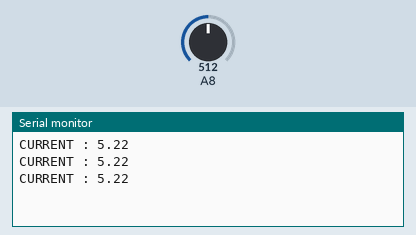
A sketch run on a simulated Arduino Mega 2560, built with avr-gcc and run on an emulated ATmega2560. Parts: the last lines printed to the serial monitor. Inputs (shaded band) come from the test bench; at power-on: A8 = 512.

Above: at 1.2 s.
1.3 s: A8 set to 390
At 2.1 s:
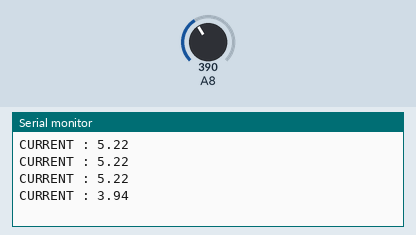
2.8 s: A8 set to 410
At 3.2 s:
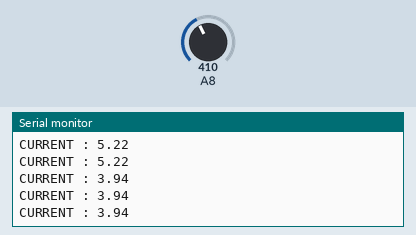
Timing chart, 0 to 5.8 s (numbered marks = the images above; inputs shaded):
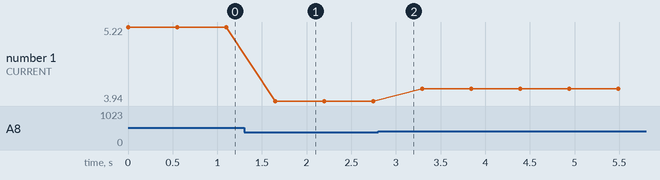

The sketch:

CT_eq2.ino
```cpp
double current=0;
double sum=0;

void setup() {

  Serial.begin(9600);
  pinMode(A8, INPUT);
  analogReference(INTERNAL1V1);
}

void loop() {

  Serial.print("CURRENT : ");

    int i;
    double output=0;
    for(i=0;i<400;i++){

      current=analogRead(A8);
      sum=sum+current;
     }
     output=sum/400;
     sum=0;
     output = (output - 15.636)/95.126;

     Serial.println(output);
  delay(500);
}
```

Measured:
- after the input at 1.3 s, the serial monitor: prints a new line after 0.35 s (image 1)
- plotted number 1: 5.22 → 3.94 after the input at 1.3 s, 3.94 → 4.15 after the input at 2.8 s
